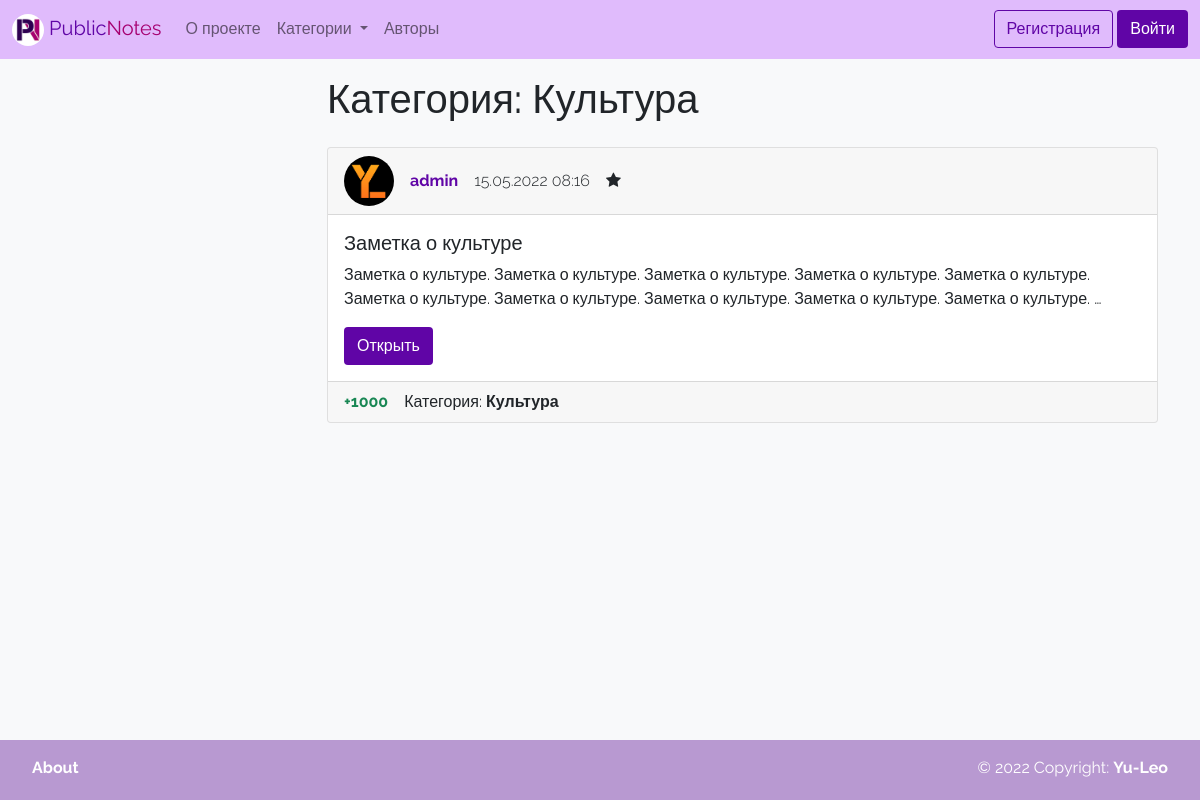
The app's page /category/2/ with its own data.
### wall/models.py (models this page shows)
class Category(models.Model):
    title = models.CharField(max_length=150, verbose_name='Название', unique=True)
    def get_absolute_url(self):
        return reverse('category', kwargs={"pk": self.pk})
    def __str__(self):
        return self.title
    class Meta:
        verbose_name = 'Категория'
        verbose_name_plural = 'Категории'
        ordering = ['title']

class Note(models.Model):
    title = models.CharField(max_length=150, verbose_name='Название')
    content = models.TextField(verbose_name='Текст', blank=True)
    created_at = models.DateTimeField(auto_now_add=True, verbose_name='Дата создания')
    rating = models.IntegerField(verbose_name='Рейтинг', default=0)
    stared = models.BooleanField(verbose_name='Важная', default=False)
    author = models.ForeignKey(
        settings.AUTH_USER_MODEL,
        on_delete=models.CASCADE,
        verbose_name='Автор',
        null=True,
        blank=True,
    )
    category = models.ForeignKey('Category', on_delete=models.SET_NULL, verbose_name='Категория', null=True, blank=True)
    def get_absolute_url(self):
        return reverse('note', kwargs={"pk": self.pk})
    class Meta:
        verbose_name = 'Заметка'
        verbose_name_plural = 'Заметки'
        ordering = ['-created_at', 'title']

class User(AbstractUser):
    photo = models.ImageField(upload_to='photos/%Y/%m/%d/', verbose_name='Аватарка', blank=True)
    rating = models.IntegerField(verbose_name='Рейтинг', default=0)
    bio = models.TextField(verbose_name='О себе', blank=True)
    show_email = models.BooleanField(verbose_name='Публичный e-mail', default=False)
    def get_absolute_url(self):
        return reverse('author', kwargs={"pk": self.pk})

### wall/views.py (the view)
# urls.py: path('category/<int:pk>/', ViewCategory.as_view(), name='category'),
class ViewCategory(ListView):
    model = Category
    template_name = 'wall/category.html'
    allow_empty = True
    paginate_by = 5
    def get_context_data(self, *, object_list=None, **kwargs):
        context = super(ViewCategory, self).get_context_data(**kwargs)
        try:
            context['title'] = Category.objects.get(pk=self.kwargs['pk'])
            return context
        except Category.DoesNotExist:
            raise Http404()
    def get_queryset(self):
        try:
            return Note.objects.filter(category_id=self.kwargs['pk']).select_related('category', 'author')
        except Category.DoesNotExist:
            raise Http404()

### wall/templatetags/wall_tags.py (called while the page is built)
@register.simple_tag
def get_categories():
    return Category.objects.annotate(cnt=Count('note')).order_by('-cnt', 'title')

@register.simple_tag
def get_notes_count_for_category(category):
    return Note.objects.filter(category=category).count()

### wall/templates/wall/category.html (shortened to what this page needs)
{% extends 'base.html' %}
{% block content_title %}
<div class="hstack gap-3 mb-3">
    <div>
        <h1>Категория: {{ title }}</h1>
    </div>
</div>
{% endblock %}
{% block content %}
{% include 'wall/inc/_notes_list.html'%}
{% endblock %}

### wall/templates/wall/inc/_notes_list.html (shortened to what this page needs)
{% for item in page_obj %}
<div class="card mb-3">
    <div class="card-header">
        <div class="hstack gap-3">
            <div class="">
                <img src="{% if item.author.photo %}
                {{ item.author.photo.url }}
                {% else %}
                {% load static %}
                {% endif %}" alt="..." width="50" height="50"
                     style="border-radius: 25px;">
            </div>
            <div class="fw-bold">
                {% if item.author %}
                <a href="{{ item.author.get_absolute_url }}" class="text-decoration-none text-purple">
                    {{ item.author.username }}</a>
                {% else %}
                Аноним
                {% endif %}
            </div>
            <div class="fw-light">{{ item.created_at|date:"d.m.Y H:i" }}</div>
            <div class="">
                {% if item.stared %}
                <i class="fa fa-star"></i>
                {% endif %}
            </div>
        </div>
    </div>
    <div class="card-body" style="transform: rotate(0);">
        <h5 class="card-title">{{ item.title|truncatewords:10 }}</h5>
        <p class="card-text">{{ item.content|truncatewords:30 }}</p>
        <a href="{{ item.get_absolute_url }}" class="btn btn-purple stretched-link">Открыть</a>
    </div>
    <div class="card-footer">
        <div class="hstack gap-3">
            {% if item.rating > 0 %}
            <div class="text-success fw-bold">+{{item.rating}}</div>
            {% elif item.rating < 0 %}
            <div class="text-danger fw-bold">{{item.rating}}</div>
            {% else %}
            <div class="fw-bold">{{item.rating}}</div>
            {% endif %}
            {% if item.category %}
            <div class=""><span class="">Категория: </span><a href="{{ item.category.get_absolute_url }}"
                                                              class="text-decoration-none text-dark fw-bold">
                {{ item.category.title }}</a></div>
            {% endif %}
        </div>
    </div>
</div>
{% endfor %}

### wall/static/wall/css/style.css (style rules this page uses)
:root { --purple: #6005A6; --dark-purple: #3E026C; --pink: #A60070; --dark-pink: #7B0053; }
html { position: relative; min-height: 100%; }
body { margin-bottom: 60px; font-family: 'Raleway', sans-serif; }
.text-purple { color: var(--purple); }
.btn-purple { background-color: var(--purple); color: #fff; }

### records on screen
Category: title "Культура"
Note: author.photo (picture), author.username "admin", created_at "15.05.2022 08:16", stared True (drawn), rating "1000", category "Культура"
